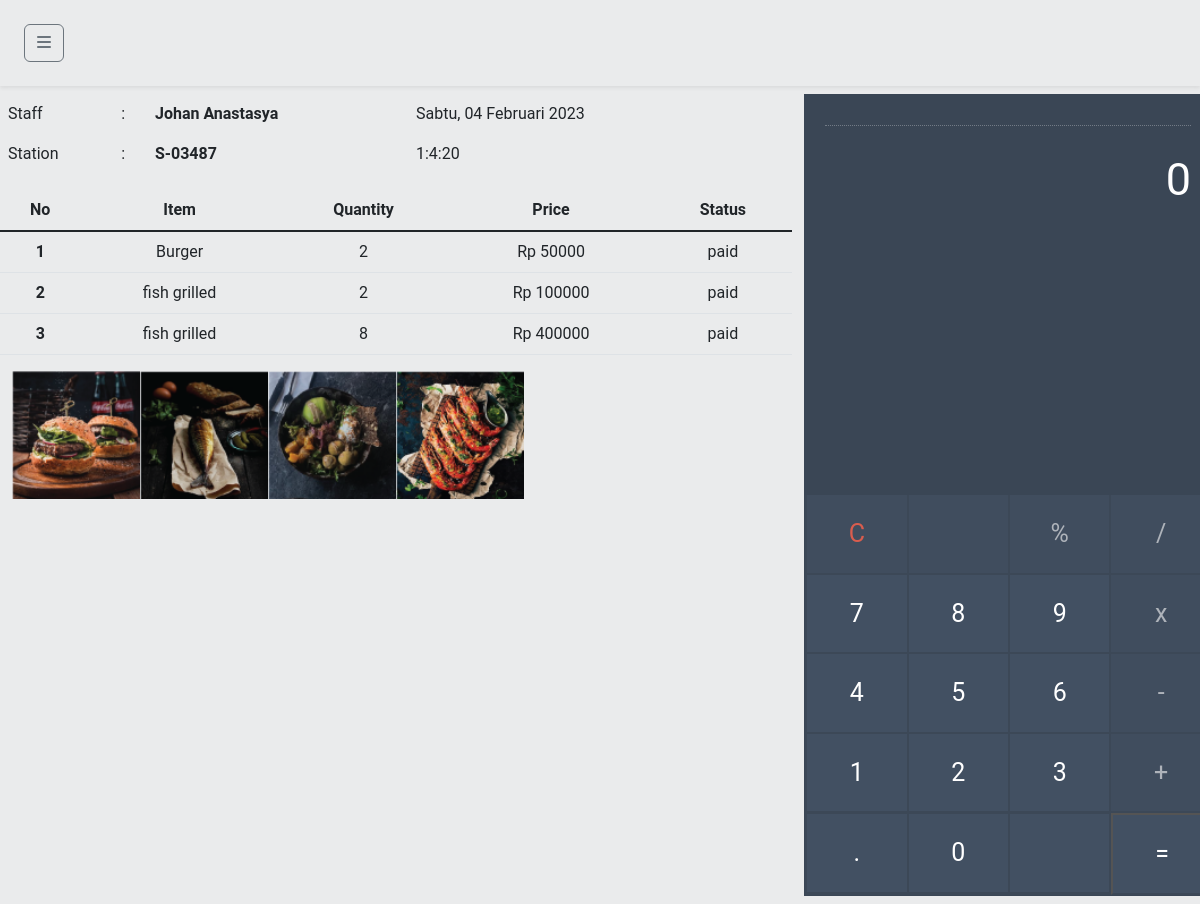
The page / on the database its author committed.
### tables this page shows
CREATE TABLE `staff` (
  `id_staff` int(11) NOT NULL,
  `nama` varchar(255) NOT NULL,
  `station` varchar(255) NOT NULL
);

CREATE TABLE `invoice` (
  `id_invoice` int(11) NOT NULL,
  `id_staff` int(11) NOT NULL,
  `id_menu` int(11) NOT NULL,
  `jumlah` int(11) NOT NULL,
  `status` enum('paid','unpaid','','') NOT NULL
);

CREATE TABLE `menu` (
  `id_menu` int(11) NOT NULL,
  `nama_menu` varchar(255) NOT NULL,
  `harga` int(11) NOT NULL,
  `image_url` varchar(255) NOT NULL
);

### public/index.php (the view, shortened to what this page needs)
<?php
include("mysql/conn.php");
?>
<!DOCTYPE html>
<html lang="en" dir="ltr">
  <head>
    <link rel="stylesheet" href="assets/css/style.css">
    <link href='https://unpkg.com/boxicons@2.0.7/css/boxicons.min.css' rel='stylesheet'>
    <link href="https://cdn.jsdelivr.net/npm/bootstrap@5.2.3/dist/css/bootstrap.min.css" rel="stylesheet">
    <link rel="stylesheet" href="https://cdnjs.cloudflare.com/ajax/libs/font-awesome/6.2.1/css/all.min.css">
    <link href='https://unpkg.com/boxicons@2.0.7/css/boxicons.min.css' rel='stylesheet'>
     <link rel="stylesheet" href="assets/utils/css/style.css">
   </head>
<body>
  <div id="header"></div>
  <div class="row text-center my-2">
    <div class="col-sm-8">
        <div class="row">
          <div class="col-sm-6 text-start">
            <table class="table table-borderless border-0">
            <?php
              $query = mysqli_query($conn, "SELECT * FROM staff WHERE id_staff='2'");
              if($query->num_rows > 0 )
              {
                while($row = $query->fetch_assoc()){
            ?>
                <td>Staff</td>
                <td>:</td>
                <td class="fw-bold"><?=$row['nama']?></td>
              <tr>
                <td>Station</td>
                <td>:</td>
                <td class="fw-bold"><?=$row['station']?></td>
              </tr>
            <?php
                }
              }
            ?>
            </table>
          </div>
          <div class="col-sm-6 text-start">
            <?php
            $now = new DateTime();
            $hari = array(
                1 => 'Senin',
                'Selasa',
                'Rabu',
                'Kamis',
                'Jumat',
                'Sabtu',
                'Minggu'
            );
            $bulan = array(
                1 => 'Januari',
                'Februari',
                'Maret',
                'April',
                'Mei',
                'Juni',
                'Juli',
                'Agustus',
                'September',
                'Oktober',
                'November',
                'Desember'
            );
            ?>
            <table class="table table-borderless border-0">
              <tr>
                <td><?=$hari[date_format($now, 'N')].", ".date_format($now,"d")." ".$bulan[date_format($now, 'n')]." ".date_format($now,"Y")?></td>
              </tr>
              <tr>
                <td class="waktu"></td>
              </tr>
            </table>
          </div>
        </div>
        <div class="d-flex flex-column">
          <table class="table caption-top">
            <thead>
              <tr>
                <th scope="col">No</th>
                <th scope="col">Item</th>
                <th scope="col">Quantity</th>
                <th scope="col">Price</th>
                <th scope="col">Status</th>
              </tr>
            </thead>
            <tbody class="table-group-divider">
            <?php
              $query = mysqli_query($conn,
              "SELECT * FROM invoice
              JOIN menu ON invoice.id_menu = menu.id_menu
              JOIN staff On invoice.id_staff = staff.id_staff
              ");
              if($query->num_rows > 0 )
              {
                $count = 1;
                while($row = $query->fetch_assoc()){
            ?>
              <tr>
                <th scope="row"><?=$count?></th>
                <td><?=$row['nama_menu']?></td>
                <td><?=$row['jumlah']?></td>
                <td>Rp <?php
                $total  = $row['harga'] * $row['jumlah'];
                echo $total;
                ?></td>
                <td><?=$row['status']?></td>
              </tr>
              <?php
              $count++;
              }
            }
            ?>
            </tbody>
          </table>
          <div class="container">
            <div class="row g-0">
            <?php
              $query = mysqli_query($conn, "SELECT * FROM menu");
              if($query->num_rows > 0 )
              {
                while($row = $query->fetch_assoc()){
            ?>
                <div class="col-md-2 menu" data-id="<?=$row['id_menu']?>">
                    <img class="w-100" src="assets/images/Pict/<?=$row['image_url']?>" alt="menu_pic">
                </div>
            <?php
                }
              }
            ?>
            </div>
        </div>
        </div>
    </div>
    <div class="col-sm-4 p-0">
      <div id="calculator"></div>
    </div>
</div>
</body>
</html>

### public/assets/css/style.css (style rules this page uses)
* { margin: 0; padding: 0; box-sizing: border-box; font-family: "Poppins" , sans-serif; }

### public/assets/utils/css/style.css (style rules this page uses)
* { box-sizing: border-box; font-family: 'Roboto', sans-serif; }
body { background: #EAEBEC; }

### rows shown on the page
staff: nama "Johan Anastasya", station "S-03487"
invoice: id_menu.nama_menu "Burger", jumlah "2", total "50000", status "paid"
invoice: id_menu.nama_menu "fish grilled", jumlah "2", total "100000", status "paid"
invoice: id_menu.nama_menu "fish grilled", jumlah "8", total "400000", status "paid"
menu: image_url (picture)
menu: image_url (picture)
menu: image_url (picture)
menu: shows a picture
